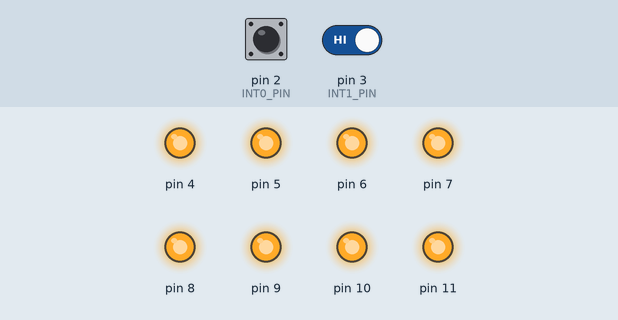
Recording of a sketch running on a simulated Arduino Uno, built with avr-gcc and run on an emulated ATmega328P. Shown: output pins drawn as LEDs (lit = HIGH). Inputs (shaded band) come from the test bench; at power-on: pin 3 (INT1_PIN) HIGH, pin 2 (INT0_PIN) HIGH.

Above: at 1.2 s.
1.3 s: pin 3 (INT1_PIN) driven LOW
At 2.0 s:
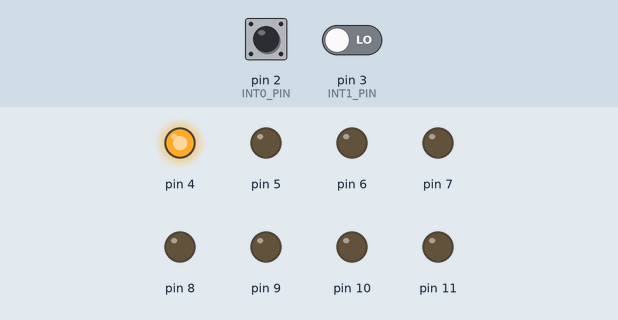
2.8 s: pin 2 (INT0_PIN) driven LOW
At 3.1 s:
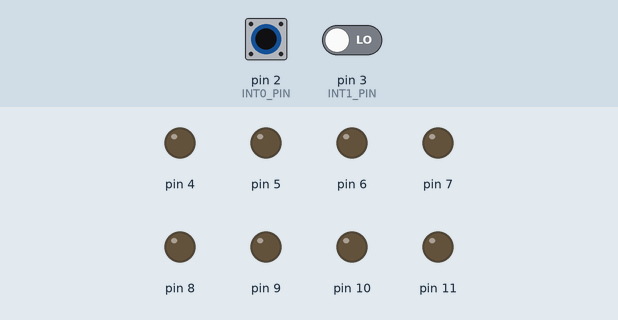
4.3 s: pin 2 (INT0_PIN) pulsed HIGH 5 times (0.12 s each, 0.3 s apart)
At 6.0 s:
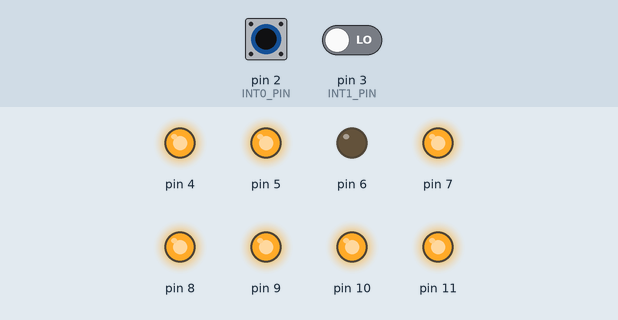
7.3 s: pin 2 (INT0_PIN) pulsed HIGH 2 times (0.12 s each, 0.3 s apart)
At 8.8 s:
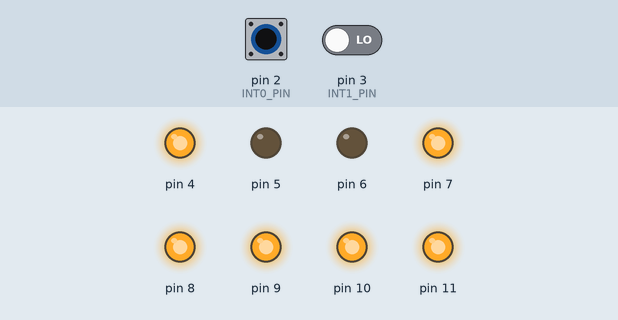
Timing chart, 0 to 10.3 s (numbered marks = the images above; inputs shaded):
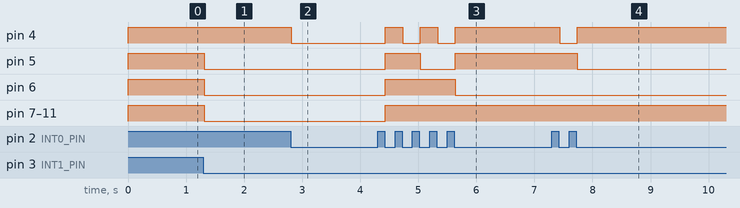

Measured:
- after the input at 1.3 s, pin 5–11: HIGH → LOW at once
- after the input at 2.8 s, pin 4: HIGH → LOW at once
- after the input at 4.3 s, pin 4: alternates HIGH for 0.30 s and LOW for 0.30 s, 5 changes in all, then stays HIGH, starting after 0.14 s; pin 5: LOW → HIGH after 0.14 s, → LOW 0.60 s later, → HIGH 0.60 s later; pin 6: LOW → HIGH after 0.14 s, → LOW 1.2 s later; pin 7–11: LOW → HIGH after 0.14 s
- after the input at 7.3 s, pin 4: HIGH → LOW after 0.14 s, → HIGH 0.30 s later; pin 5: HIGH → LOW after 0.44 s

The sketch:

LAB15Checkpoint1.1.ino
```cpp
#define INT0_PIN 2  //กำหนด PIN2 สำหรับการขัดจังหวะ INTO0
#define INT1_PIN 3  //กำหนด PIN3 สำหรับการขัดจังหวะ INTO1

volatile uint8_t count; //สร้างตัวแปร count เก็บการเพิ่ม-ลดค่าของ OUTPUT
void setup() {
  // put your setup code here, to run once:
  pinMode(INT0_PIN, INPUT_PULLUP);  //กำหนด INPUT PIN INT0
  pinMode(INT1_PIN, INPUT_PULLUP);  //กำหนด INPUT PIN INT1
  attachInterrupt(digitalPinToInterrupt(INT0_PIN), INT0_ISR, FALLING);
  //กำหนดการเกิดบริการขัดจังหวะ INT0
  attachInterrupt(digitalPinToInterrupt(INT1_PIN), INT1_ISR, FALLING);
  //กำหนดการเกิดบริการขัดจังหวะ INT1
  DDRD = 0xF0;  //กำหนด PORTD เป็นทิศทางการรับเข้า-ส่งออกข้อมูล
  DDRB = 0x0F;  //กำหนด PORTB เป็นทิศทางการรับเข้า-ส่งออกข้อมูล
  count = 255;  //LED 8 ดวง ที่ใช้แสดงผล
  display_LED(count); //นำค่าจากตัวแปร count ไปแสดง OUTPUT บน LED
}

void loop() {

}

void display_LED(uint8_t val){  //เลื่อนบิตในพารามิเตอร์ val เพื่อแบ่งบิตในการแสดง OUTPUT
  PORTD = (val << 4); //แสดง OUTPUT 4 บิตบน ทาง PORTD
  PORTB = (val >> 4); //แสดง OUTPUT 4 บิตล่าง ทาง PORTB
}

void INT0_ISR(){  //Function Interrupt ของ INT0
  _delay_ms(15);
  if(!digitalRead(INT0_PIN)){ //หากมีการกดปุ่ม S1
    count < 256 ? count++ : count = 0;
    //ตรวจสอบว่าค่าในตัวแปร count มีค่าน้อยกว่า 256 หรือไม่
    //--ถ้าใช่ให้เพิ่มค่าในตัวแปร count ขึ้นหนึ่งค่า (ค่าบน LED เพิ่มขึ้นครั้งละ 1 ค่า)
    //-ถ้าไม่ใช่ให้ค่าในตัวแปร count เท่ากับ 0
    display_LED(~count); //นำค่าจากตัวแปร count ไปแสดงผล OUTPUT บน LED Cathode
  }
}

void INT1_ISR(){  //Function Interrupt ของ INT1
  _delay_ms(15);
  if(!digitalRead(INT1_PIN)){ //หากมีการกดปุ่ม S2
    count > 0 ? count-- : count = 0;
    //ตรวจสอบว่าค่าในตัวแปร count มีค่ามากกว่า 0 หรือไม่
    //--ถ้าใช่ให้ลดค่าในตัวแปร count ลงหนึ่งค่า (ค่าบน LED ลดลงครั้งละ 1 ค่า)
    //--ถ้าไม่ใช่ให้ค่าในตัวแปร count เท่ากับ 0
    display_LED(~count);  //นำค่าจากตัวแปร count ไปแสดงผล OUTPUT บน LED Cathode
  }
}
```
